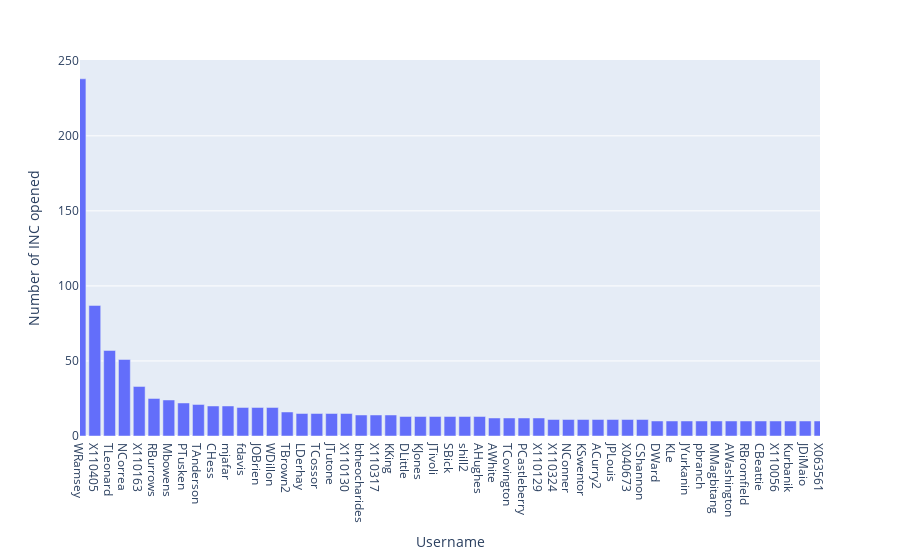

Notebook code for this chart:
### Markdown cell above
### Who has opened the most tickets overall?

### Code cell
# show number of tickets by INC-caller 
fig = px.bar(df_main['sys_created_by'].value_counts(), x=df_main['sys_created_by'].value_counts().index,
             y='sys_created_by', labels={'x':'Username', 'sys_created_by':'Number of INC opened'})
fig.update_xaxes(range=[0,50])
fig.show()

### Figure 1 — Plotly figure (JSON) as saved in the notebook; plotly's stock layout.template omitted (floating-point values rounded to 4 significant figures; data arrays with more than 128 entries replaced by an {"elided": "..."} marker saying what was removed)
{"data": [{"alignmentgroup": "True", "hovertemplate": "Username=%{x}<br>Number of INC opened=%{y}<extra></extra>", "legendgroup": "", "marker": {"color": "#636efa"}, "name": "", "offsetgroup": "", "orientation": "v", "showlegend": false, "textposition": "auto", "type": "bar", "x": {"elided": "1163 str values"}, "xaxis": "x", "y": {"elided": "1163 int values"}, "yaxis": "y"}], "layout": {"barmode": "relative", "legend": {"tracegroupgap": 0}, "margin": {"t": 60}, "xaxis": {"anchor": "y", "domain": [0, 1], "range": [0, 50], "title": {"text": "Username"}}, "yaxis": {"anchor": "x", "domain": [0, 1], "title": {"text": "Number of INC opened"}}}}
